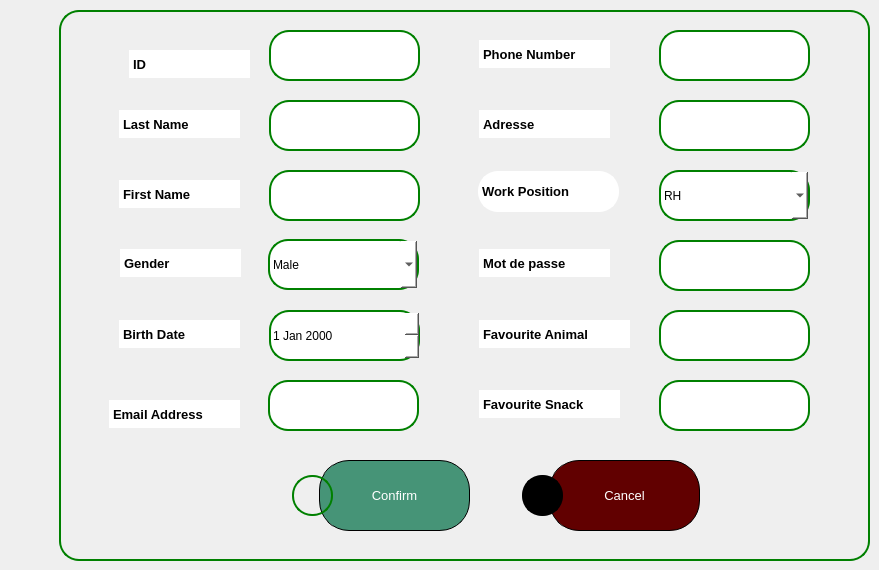
       <widget class="QWidget" name="Edit">
        <widget class="QWidget" name="widget_edit" native="true">
         <property name="geometry">
          <rect>
           <x>59</x>
           <y>10</y>
           <width>811</width>
           <height>551</height>
          </rect>
         </property>
         <property name="styleSheet">
          <string notr="true">border:2px solid green;
border-radius: 20px;
</string>
         </property>
         <widget class="QLineEdit" name="id_edit">
          <property name="geometry">
           <rect>
            <x>210</x>
            <y>20</y>
            <width>151</width>
            <height>51</height>
           </rect>
          </property>
          <property name="styleSheet">
           <string notr="true">background-color: rgb(255, 255, 255);
color: rgb(0, 0, 0);
border_radius:10px;</string>
          </property>
          <property name="text">
           <string/>
          </property>
         </widget>
         <widget class="QLineEdit" name="lineEdit_59">
          <property name="geometry">
           <rect>
            <x>70</x>
            <y>40</y>
            <width>121</width>
            <height>28</height>
           </rect>
          </property>
          <property name="font">
           <font>
            <pointsize>10</pointsize>
            <bold>true</bold>
           </font>
          </property>
          <property name="styleSheet">
           <string notr="true">background-color: rgb(255, 255, 255);
color: rgb(0, 0, 0);

border-color: rgb(255, 255, 255);</string>
          </property>
          <property name="text">
           <string>ID</string>
          </property>
          <property name="alignment">
           <set>Qt::AlignLeading|Qt::AlignLeft|Qt::AlignVCenter</set>
          </property>
         </widget>
         <widget class="QLineEdit" name="lineEdit_60">
          <property name="geometry">
           <rect>
            <x>61</x>
            <y>239</y>
            <width>121</width>
            <height>28</height>
           </rect>
          </property>
          <property name="font">
           <font>
            <pointsize>10</pointsize>
            <bold>true</bold>
           </font>
          </property>
          <property name="styleSheet">
           <string notr="true">background-color: rgb(255, 255, 255);
color: rgb(0, 0, 0);

border-color: rgb(255, 255, 255);</string>
          </property>
          <property name="text">
           <string>Gender</string>
          </property>
          <property name="alignment">
           <set>Qt::AlignLeading|Qt::AlignLeft|Qt::AlignVCenter</set>
          </property>
         </widget>
         <widget class="QLineEdit" name="lineEdit_61">
          <property name="geometry">
           <rect>
            <x>60</x>
            <y>170</y>
            <width>121</width>
            <height>28</height>
           </rect>
          </property>
          <property name="font">
           <font>
            <pointsize>10</pointsize>
            <bold>true</bold>
           </font>
          </property>
          <property name="styleSheet">
           <string notr="true">background-color: rgb(255, 255, 255);
color: rgb(0, 0, 0);

border-color: rgb(255, 255, 255);</string>
          </property>
          <property name="text">
           <string>First Name</string>
          </property>
          <property name="alignment">
           <set>Qt::AlignLeading|Qt::AlignLeft|Qt::AlignVCenter</set>
          </property>
         </widget>
         <widget class="QLineEdit" name="lineEdit_62">
          <property name="geometry">
           <rect>
            <x>60</x>
            <y>310</y>
            <width>121</width>
            <height>28</height>
           </rect>
          </property>
          <property name="font">
           <font>
            <pointsize>10</pointsize>
            <bold>true</bold>
           </font>
          </property>
          <property name="styleSheet">
           <string notr="true">background-color: rgb(255, 255, 255);
color: rgb(0, 0, 0);

border-color: rgb(255, 255, 255);</string>
          </property>
          <property name="text">
           <string>Birth Date</string>
          </property>
          <property name="alignment">
           <set>Qt::AlignLeading|Qt::AlignLeft|Qt::AlignVCenter</set>
          </property>
         </widget>
         <widget class="QLineEdit" name="lineEdit_63">
          <property name="geometry">
           <rect>
            <x>60</x>
            <y>100</y>
            <width>121</width>
            <height>28</height>
           </rect>
          </property>
          <property name="font">
           <font>
            <pointsize>10</pointsize>
            <bold>true</bold>
           </font>
          </property>
          <property name="styleSheet">
           <string notr="true">background-color: rgb(255, 255, 255);
color: rgb(0, 0, 0);

border-color: rgb(255, 255, 255);</string>
          </property>
          <property name="text">
           <string>Last Name</string>
          </property>
          <property name="alignment">
           <set>Qt::AlignLeading|Qt::AlignLeft|Qt::AlignVCenter</set>
          </property>
         </widget>
         <widget class="QLineEdit" name="lineEdit_64">
          <property name="geometry">
           <rect>
            <x>50</x>
            <y>390</y>
            <width>131</width>
            <height>28</height>
           </rect>
          </property>
          <property name="font">
           <font>
            <pointsize>10</pointsize>
            <bold>true</bold>
           </font>
          </property>
          <property name="styleSheet">
           <string notr="true">background-color: rgb(255, 255, 255);
color: rgb(0, 0, 0);

border-color: rgb(255, 255, 255);</string>
          </property>
          <property name="text">
           <string>Email Address</string>
          </property>
          <property name="alignment">
           <set>Qt::AlignLeading|Qt::AlignLeft|Qt::AlignVCenter</set>
          </property>
         </widget>
         <widget class="QLineEdit" name="lineEdit_65">
          <property name="geometry">
           <rect>
            <x>419</x>
            <y>161</y>
            <width>141</width>
            <height>41</height>
           </rect>
          </property>
          <property name="font">
           <font>
            <pointsize>10</pointsize>
            <bold>true</bold>
           </font>
          </property>
          <property name="styleSheet">
           <string notr="true">background-color: rgb(255, 255, 255);
color: rgb(0, 0, 0);

border-color: rgb(255, 255, 255);</string>
          </property>
          <property name="text">
           <string>Work Position</string>
          </property>
          <property name="alignment">
           <set>Qt::AlignLeading|Qt::AlignLeft|Qt::AlignVCenter</set>
          </property>
         </widget>
         <widget class="QLineEdit" name="lineEdit_66">
          <property name="geometry">
           <rect>
            <x>420</x>
            <y>100</y>
            <width>131</width>
            <height>28</height>
           </rect>
          </property>
          <property name="font">
           <font>
            <pointsize>10</pointsize>
            <bold>true</bold>
           </font>
          </property>
          <property name="styleSheet">
           <string notr="true">background-color: rgb(255, 255, 255);
color: rgb(0, 0, 0);

border-color: rgb(255, 255, 255);</string>
          </property>
          <property name="text">
           <string>Adresse</string>
          </property>
          <property name="alignment">
           <set>Qt::AlignLeading|Qt::AlignLeft|Qt::AlignVCenter</set>
          </property>
         </widget>
         <widget class="QLineEdit" name="lineEdit_67">
          <property name="geometry">
           <rect>
            <x>420</x>
            <y>30</y>
            <width>131</width>
            <height>28</height>
           </rect>
          </property>
          <property name="font">
           <font>
            <pointsize>10</pointsize>
            <bold>true</bold>
           </font>
          </property>
          <property name="styleSheet">
           <string notr="true">background-color: rgb(255, 255, 255);
color: rgb(0, 0, 0);

border-color: rgb(255, 255, 255);</string>
          </property>
          <property name="text">
           <string>Phone Number</string>
          </property>
          <property name="alignment">
           <set>Qt::AlignLeading|Qt::AlignLeft|Qt::AlignVCenter</set>
          </property>
         </widget>
         <widget class="QLineEdit" name="lineEdit_68">
          <property name="geometry">
           <rect>
            <x>420</x>
            <y>239</y>
            <width>131</width>
            <height>28</height>
           </rect>
          </property>
          <property name="font">
           <font>
            <pointsize>10</pointsize>
            <bold>true</bold>
           </font>
          </property>
          <property name="styleSheet">
           <string notr="true">background-color: rgb(255, 255, 255);
color: rgb(0, 0, 0);

border-color: rgb(255, 255, 255);</string>
          </property>
          <property name="text">
           <string>Mot de passe</string>
          </property>
          <property name="alignment">
           <set>Qt::AlignLeading|Qt::AlignLeft|Qt::AlignVCenter</set>
          </property>
         </widget>
         <widget class="QLineEdit" name="nom_edit">
          <property name="geometry">
           <rect>
            <x>210</x>
            <y>90</y>
            <width>151</width>
            <height>51</height>
           </rect>
          </property>
          <property name="styleSheet">
           <string notr="true">background-color: rgb(255, 255, 255);
color: rgb(0, 0, 0);
border_radius:10px;</string>
          </property>
          <property name="text">
           <string/>
          </property>
         </widget>
         <widget class="QLineEdit" name="prenom_edit">
          <property name="geometry">
           <rect>
            <x>210</x>
            <y>160</y>
            <width>151</width>
            <height>51</height>
           </rect>
          </property>
          <property name="styleSheet">
           <string notr="true">background-color: rgb(255, 255, 255);
color: rgb(0, 0, 0);
border_radius:10px;</string>
          </property>
          <property name="text">
           <string/>
          </property>
         </widget>
         <widget class="QLineEdit" name="email_edit">
          <property name="geometry">
           <rect>
            <x>209</x>
            <y>370</y>
            <width>151</width>
            <height>51</height>
           </rect>
          </property>
          <property name="styleSheet">
           <string notr="true">background-color: rgb(255, 255, 255);
color: rgb(0, 0, 0);
border_radius:10px;</string>
          </property>
          <property name="text">
           <string/>
          </property>
         </widget>
         <widget class="QLineEdit" name="mdp_edit">
          <property name="geometry">
           <rect>
            <x>600</x>
            <y>230</y>
            <width>151</width>
            <height>51</height>
           </rect>
          </property>
          <property name="styleSheet">
           <string notr="true">background-color: rgb(255, 255, 255);
color: rgb(0, 0, 0);
border_radius:10px;</string>
          </property>
          <property name="text">
           <string/>
          </property>
         </widget>
         <widget class="QLineEdit" name="tel_edit">
          <property name="geometry">
           <rect>
            <x>600</x>
            <y>20</y>
            <width>151</width>
            <height>51</height>
           </rect>
          </property>
          <property name="styleSheet">
           <string notr="true">background-color: rgb(255, 255, 255);
color: rgb(0, 0, 0);
border_radius:10px;</string>
          </property>
          <property name="text">
           <string/>
          </property>
         </widget>
         <widget class="QDateEdit" name="birthdate_edit">
          <property name="geometry">
           <rect>
            <x>210</x>
            <y>300</y>
            <width>151</width>
            <height>51</height>
           </rect>
          </property>
          <property name="styleSheet">
           <string notr="true">background-color: rgb(255, 255, 255);
color: rgb(0, 0, 0);
border_radius:10px;</string>
          </property>
         </widget>
         <widget class="QComboBox" name="gender_edit">
          <property name="geometry">
           <rect>
            <x>209</x>
            <y>229</y>
            <width>151</width>
            <height>51</height>
           </rect>
          </property>
          <property name="styleSheet">
           <string notr="true">background-color: rgb(255, 255, 255);
color: rgb(0, 0, 0);</string>
          </property>
          <item>
           <property name="text">
            <string>Male</string>
           </property>
          </item>
          <item>
           <property name="text">
            <string>Female</string>
           </property>
          </item>
         </widget>
         <widget class="QPushButton" name="confirm_edit">
          <property name="geometry">
           <rect>
            <x>260</x>
            <y>450</y>
            <width>151</width>
            <height>71</height>
           </rect>
          </property>
          <property name="styleSheet">
           <string notr="true">border: 1px solid black;


color: rgb(255, 255, 255);
font: 10pt ;

background-color: rgb(171, 168, 111);
background-color: rgb(70, 148, 119);




border-radius:30px;
</string>
          </property>
          <property name="text">
           <string>Confirm</string>
          </property>
         </widget>
         <widget class="QLabel" name="label_29">
          <property name="geometry">
           <rect>
            <x>233</x>
            <y>465</y>
            <width>41</width>
            <height>41</height>
           </rect>
          </property>
          <property name="text">
           <string/>
          </property>
          <property name="pixmap">
           <pixmap>../../Downloads/verified.png</pixmap>
          </property>
          <property name="scaledContents">
           <bool>true</bool>
          </property>
         </widget>
         <widget class="QPushButton" name="cancel_edit">
          <property name="geometry">
           <rect>
            <x>490</x>
            <y>450</y>
            <width>151</width>
            <height>71</height>
           </rect>
          </property>
          <property name="styleSheet">
           <string notr="true">border: 1px solid black;


color: rgb(255, 255, 255);
font: 10pt ;

background-color: rgb(171, 168, 111);
background-color: rgb(97, 0, 0);



border-radius:30px;
</string>
          </property>
          <property name="text">
           <string>Cancel</string>
          </property>
         </widget>
         <widget class="QLabel" name="label_30">
          <property name="geometry">
           <rect>
            <x>463</x>
            <y>465</y>
            <width>41</width>
            <height>41</height>
           </rect>
          </property>
          <property name="styleSheet">
           <string notr="true">border-color: rgb(0, 0, 0);
background-color: rgb(0, 0, 0);</string>
          </property>
          <property name="text">
           <string/>
          </property>
          <property name="pixmap">
           <pixmap>../../Downloads/cancel.png</pixmap>
          </property>
          <property name="scaledContents">
           <bool>true</bool>
          </property>
         </widget>
         <widget class="QLineEdit" name="adr_edit">
          <property name="geometry">
           <rect>
            <x>600</x>
            <y>90</y>
            <width>151</width>
            <height>51</height>
           </rect>
          </property>
          <property name="styleSheet">
           <string notr="true">background-color: rgb(255, 255, 255);
color: rgb(0, 0, 0);
border_radius:10px;</string>
          </property>
          <property name="text">
           <string/>
          </property>
         </widget>
         <widget class="QLineEdit" name="fav_anim_edit">
          <property name="geometry">
           <rect>
            <x>600</x>
            <y>300</y>
            <width>151</width>
            <height>51</height>
           </rect>
          </property>
          <property name="styleSheet">
           <string notr="true">background-color: rgb(255, 255, 255);
color: rgb(0, 0, 0);
border_radius:10px;</string>
          </property>
          <property name="text">
           <string/>
          </property>
         </widget>
         <widget class="QLineEdit" name="lineEdit_69">
          <property name="geometry">
           <rect>
            <x>420</x>
            <y>310</y>
            <width>151</width>
            <height>28</height>
           </rect>
          </property>
          <property name="font">
           <font>
            <pointsize>10</pointsize>
            <bold>true</bold>
           </font>
          </property>
          <property name="styleSheet">
           <string notr="true">background-color: rgb(255, 255, 255);
color: rgb(0, 0, 0);

border-color: rgb(255, 255, 255);</string>
          </property>
          <property name="text">
           <string>Favourite Animal</string>
          </property>
          <property name="alignment">
           <set>Qt::AlignLeading|Qt::AlignLeft|Qt::AlignVCenter</set>
          </property>
         </widget>
         <widget class="QLineEdit" name="fav_snack_edit">
          <property name="geometry">
           <rect>
            <x>600</x>
            <y>370</y>
            <width>151</width>
            <height>51</height>
           </rect>
          </property>
          <property name="styleSheet">
           <string notr="true">background-color: rgb(255, 255, 255);
color: rgb(0, 0, 0);
border_radius:10px;</string>
          </property>
          <property name="text">
           <string/>
          </property>
         </widget>
         <widget class="QLineEdit" name="lineEdit_70">
          <property name="geometry">
           <rect>
            <x>420</x>
            <y>380</y>
            <width>141</width>
            <height>28</height>
           </rect>
          </property>
          <property name="font">
           <font>
            <pointsize>10</pointsize>
            <bold>true</bold>
           </font>
          </property>
          <property name="styleSheet">
           <string notr="true">background-color: rgb(255, 255, 255);
color: rgb(0, 0, 0);

border-color: rgb(255, 255, 255);</string>
          </property>
          <property name="text">
           <string>Favourite Snack</string>
          </property>
          <property name="alignment">
           <set>Qt::AlignLeading|Qt::AlignLeft|Qt::AlignVCenter</set>
          </property>
         </widget>
         <widget class="QComboBox" name="poste_edit">
          <property name="geometry">
           <rect>
            <x>600</x>
            <y>160</y>
            <width>151</width>
            <height>51</height>
           </rect>
          </property>
          <property name="styleSheet">
           <string notr="true">background-color: rgb(255, 255, 255);
color: rgb(0, 0, 0);</string>
          </property>
          <item>
           <property name="text">
            <string>RH</string>
           </property>
          </item>
          <item>
           <property name="text">
            <string>Service_Client</string>
           </property>
          </item>
          <item>
           <property name="text">
            <string>Technicien</string>
           </property>
          </item>
          <item>
           <property name="text">
            <string>Livreur</string>
           </property>
          </item>
          <item>
           <property name="text">
            <string>Chef_de_produit</string>
           </property>
          </item>
         </widget>
        </widget>
       </widget>
